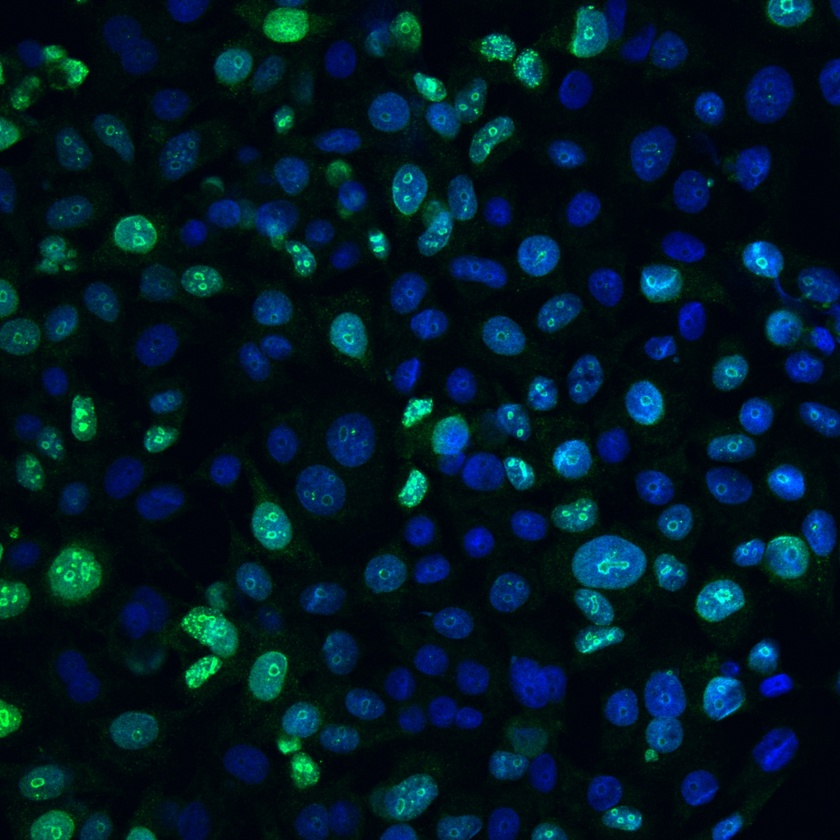
//> input picture 30.jpg, 840 x 840 px, shrunk from 2048 x 2048 before the run
$ ./main   (built with g++ and OpenCV 4)
//> lines starting //> are read from the running program, lines starting //| are printed output that depends on the picture; after the words box and inside, x2 and y2 are one past the last pixel; in counts of white or black regions, pixels touching at a corner belong together
//> further down, src is the input picture: 840 rows x 840 cols, CV_8UC3; mean B, G, R 36.2, 24.1, 1.5
#include "opencv2/highgui/highgui.hpp"
#include "opencv\cv.h"
#include <iostream>
#include <stdlib.h>
#include <stdio.h>

using namespace cv;
using namespace std;

IplImage* src = 0;
IplImage* dst = 0;

int findCells(IplImage* _image)
{
	assert(_image != 0);

	IplImage* bin = cvCreateImage(cvGetSize(_image), IPL_DEPTH_8U, 1);

	// конвертируем в градации серого
	cvConvertImage(_image, bin, CV_BGR2GRAY);
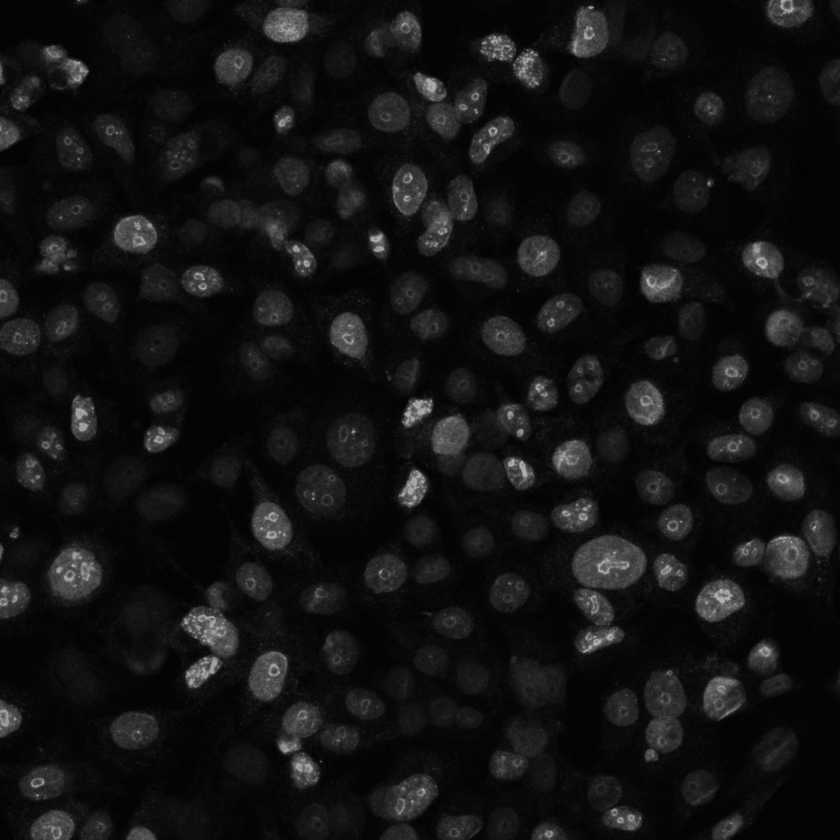
//> bin: 840 rows x 840 cols, CV_8UC1; min 1, max 181, mean 18.6
	// находим границы
	cvCanny(bin, bin, 50, 200);
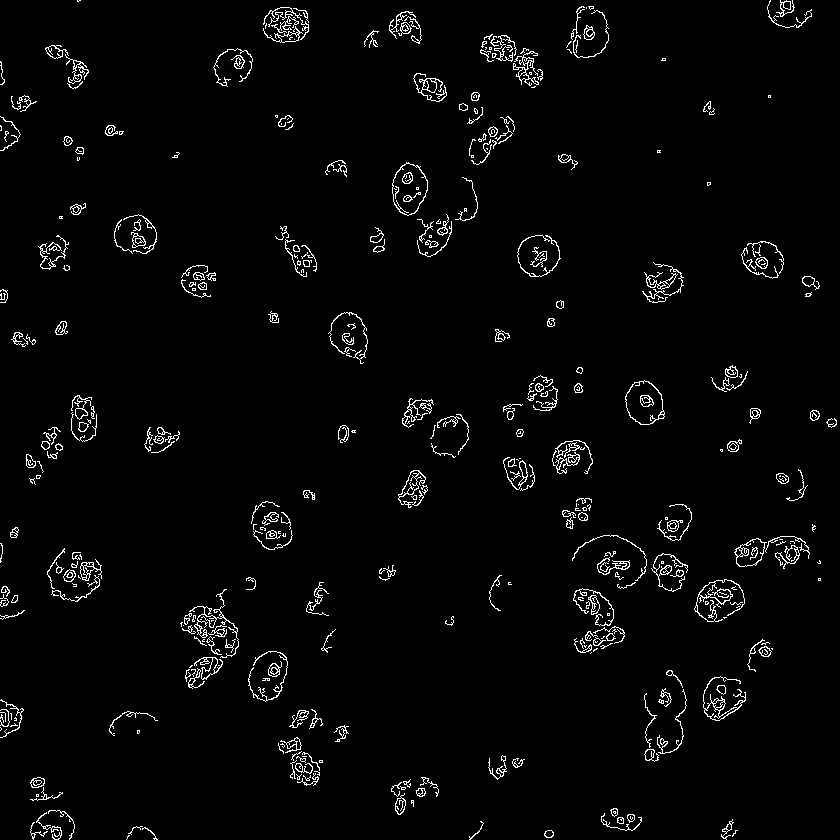
//> bin: 840 rows x 840 cols, CV_8UC1; 2.7% white in thin lines or dots

	cvNamedWindow("bin", 1);
	cvShowImage("bin", bin);

	// хранилище памяти для контуров
	CvMemStorage* storage = cvCreateMemStorage(0);
	CvSeq* contours = 0;

	// находим контуры
	int contoursCont = cvFindContours(bin, storage, &contours, sizeof(CvContour), CV_RETR_LIST, CV_CHAIN_APPROX_SIMPLE, cvPoint(0, 0));
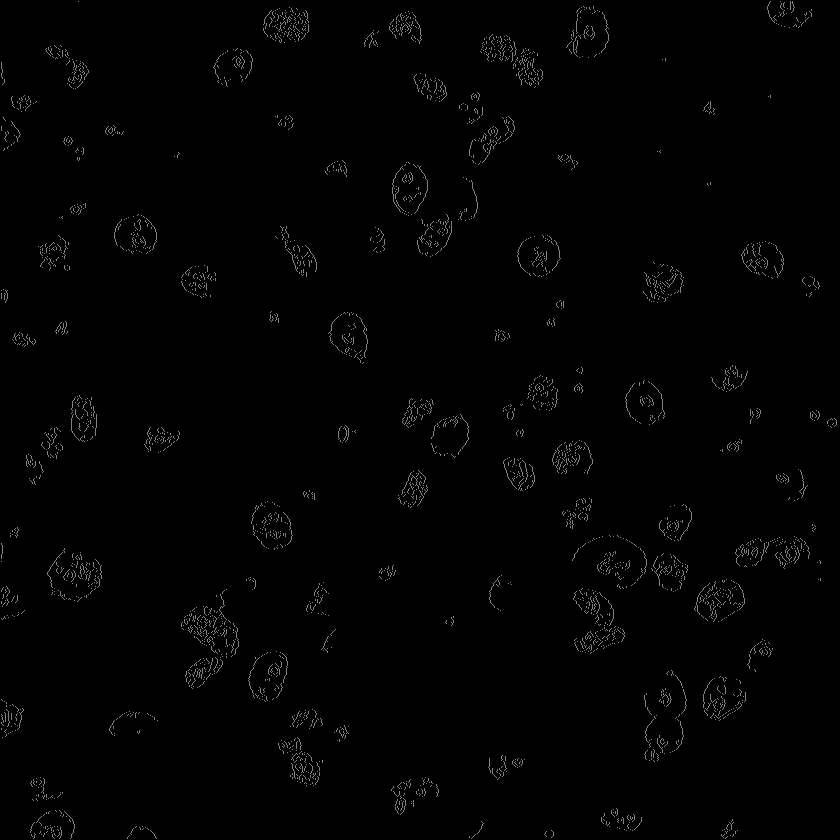
//> bin: 840 rows x 840 cols, CV_8UC1; 2.7% of pixels changed, all inside (x1, y1, x2, y2) = (0, 0, 837, 840)
//> contours = 754 contours, 477 with area under 20; largest, box (x1, y1, x2, y2) and area: (392, 162, 428, 216) 1360, (392, 163, 428, 216) 1314, (625, 380, 665, 425) 1275, (625, 380, 664, 425) 1204, (734, 538, 767, 567) 594; contoursCont = 754

	assert(contours != 0);
	int num = 0;
	// обходим все контуры
	for (CvSeq* current = contours; current != NULL; current = current->h_next){
		// вычисляем площадь и периметр контура
		double area = fabs(cvContourArea(current));
		double perim = cvContourPerimeter(current);

		// 1/4*CV_PI = 0,079577
		//if (area / (perim * perim) > 0.07 && area / (perim * perim)< 0.087){ // в 10% интервале
			// нарисуем контур
			cvDrawContours(_image, current, cvScalar(0, 0, 255), cvScalar(0, 255, 0), -1, 1, 8);
		//}
			++num;
	}
//> this loop made 754 passes
//> (area, perim) on passes 4, 6, 11: (45.5, 25.56), (53, 27.31), (23.5, 18.73)
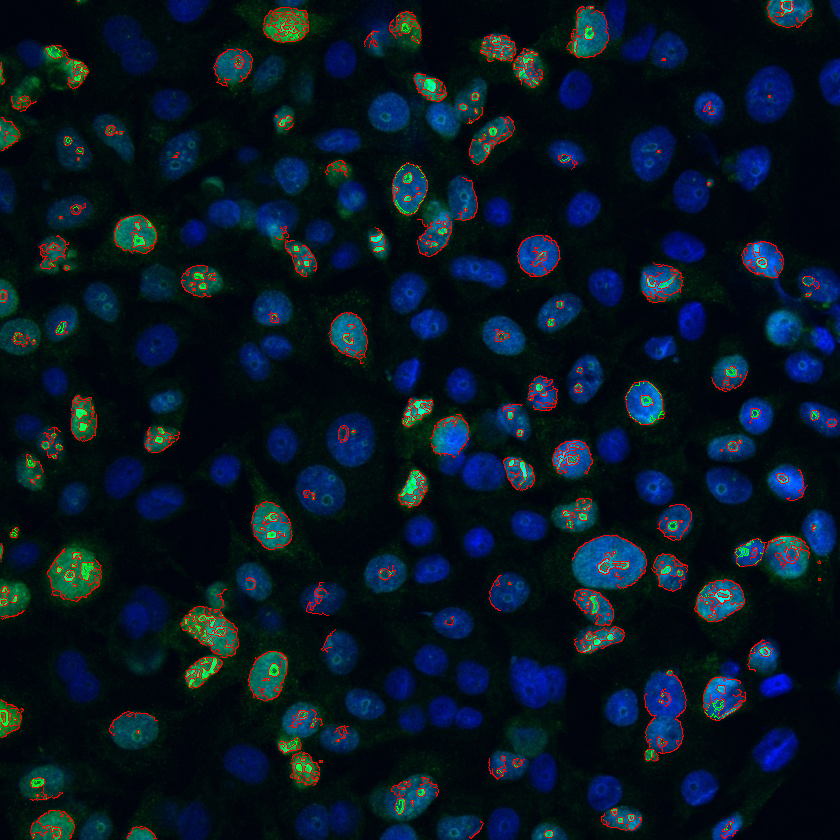
//> _image: 840 rows x 840 cols, CV_8UC3; mean B, G, R 33.7, 22, 7.6
//> after the loop, num = 754

	// освобождаем ресурсы
	cvReleaseMemStorage(&storage);
	cvReleaseImage(&bin);
	return num;
}


int main(int argc, const char** argv)
{
	char* filename = "30.jpg";
	src = cvLoadImage(filename, 1);
	printf("[i] image: %s\n", filename);
	assert(src != 0);

	//char* filename2 = "10ex.jpg";

	dst = cvCloneImage(src);

	// покажем изображение
	cvNamedWindow("original", 1);
	cvShowImage("original", src);

	// находим круги на изображении
	int num = findCells(dst);
//> num = 754
	std::cout << "Num of cells: " << num << "\n";
//| Num of cells: 754

	cvNamedWindow("circles", 1);
	cvShowImage("circles", dst);

	// ждём нажатия клавиши
	cvWaitKey(0);

	// освобождаем ресурсы
	cvReleaseImage(&src);
	cvReleaseImage(&dst);
	// удаляем окна
	cvDestroyAllWindows();

	return 0;
}

$ run again, with 10.jpg copied over 30.jpg
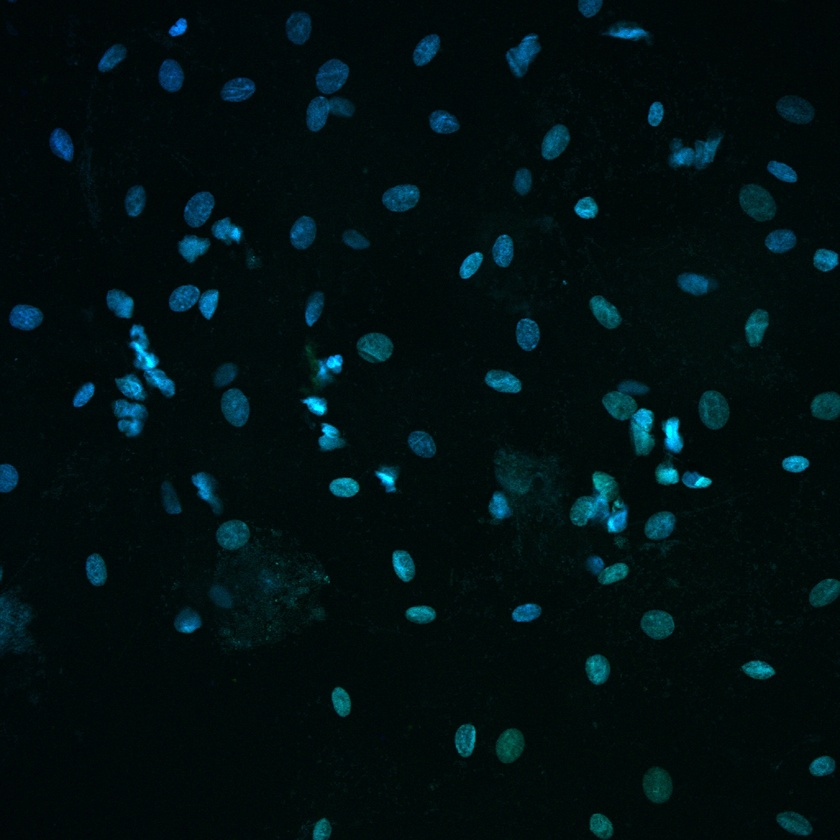
//> input picture 10.jpg, 840 x 840 px, shrunk from 1024 x 1024 before the run
//> src is the input picture: 840 rows x 840 cols, CV_8UC3; mean B, G, R 17.8, 16.2, 1.4
//> in findCells, `int contoursCont = cvFindContours(bin, storage, &contours, sizeof(CvCo..`:
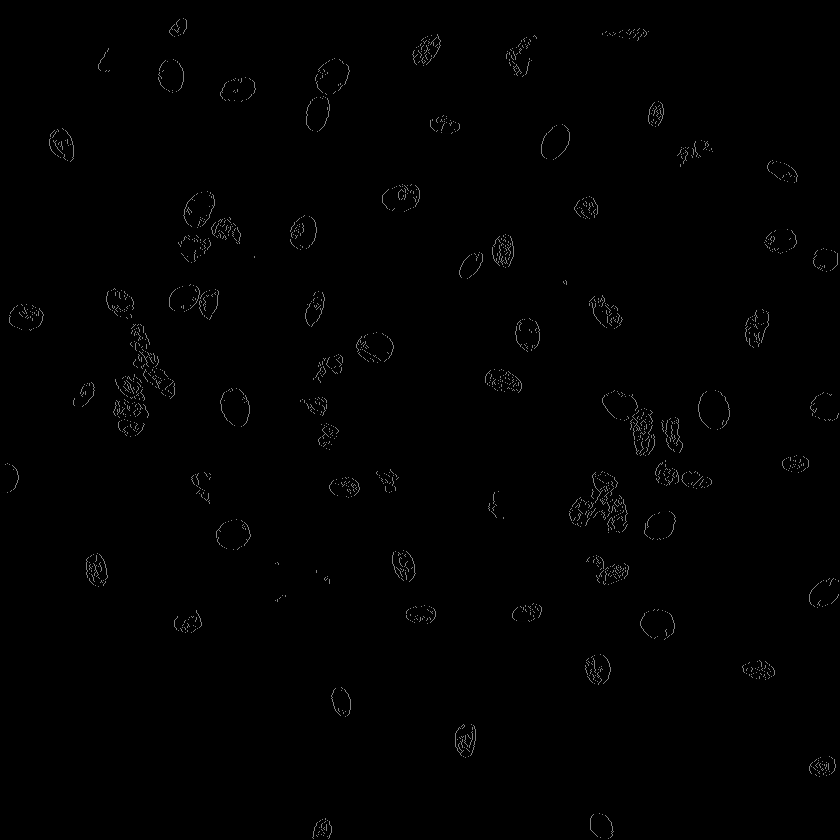
//> bin: 840 rows x 840 cols, CV_8UC1; min 0, max 130, mean 1.3
//> contours = 282 contours, 149 with area under 20; largest, box (x1, y1, x2, y2) and area: (698, 390, 730, 430) 958, (698, 390, 730, 430) 928, (220, 388, 250, 427) 843, (220, 388, 250, 427) 817, (382, 184, 420, 212) 804; contoursCont = 282
//> the loop in findCells, `for (CvSeq* current = contours; current != NULL; current = current->h_..` made 282 passes
//> (area, perim) on passes 3 to 5: (25, 205.8), (427.5, 81.84), (449.5, 83.01)
//> after the loop in findCells, `for (CvSeq* current = contours; current != NULL; current = current->h_..`:
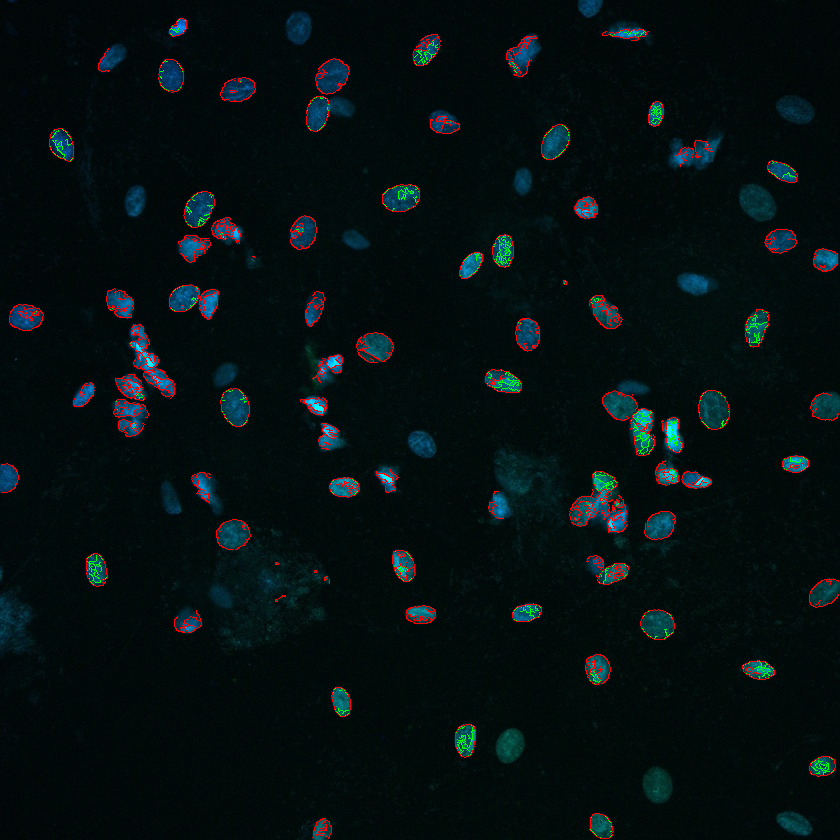
//> _image: 840 rows x 840 cols, CV_8UC3; mean B, G, R 16.3, 15.8, 4.9
//| Num of cells: 282
